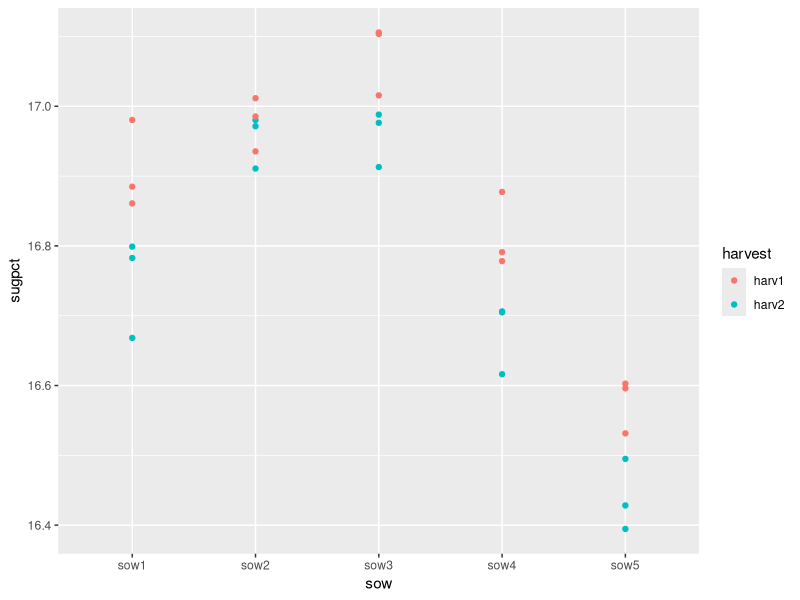
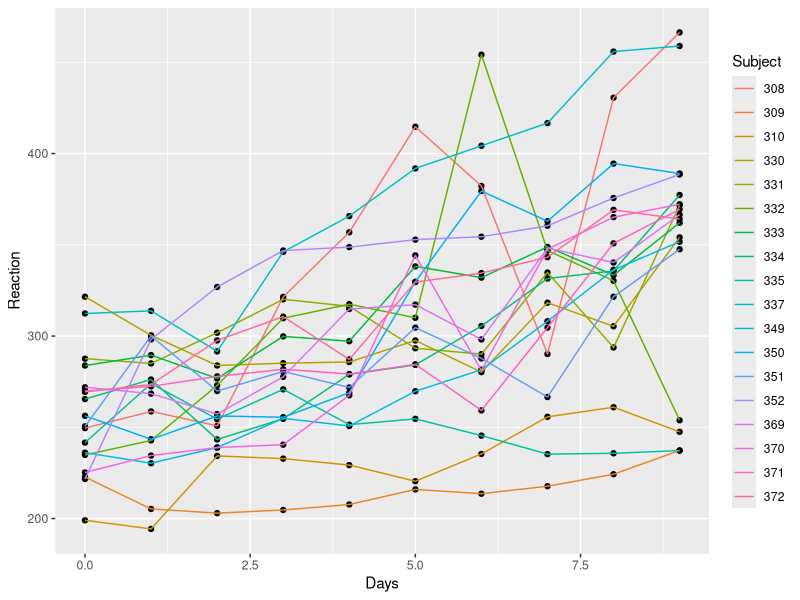
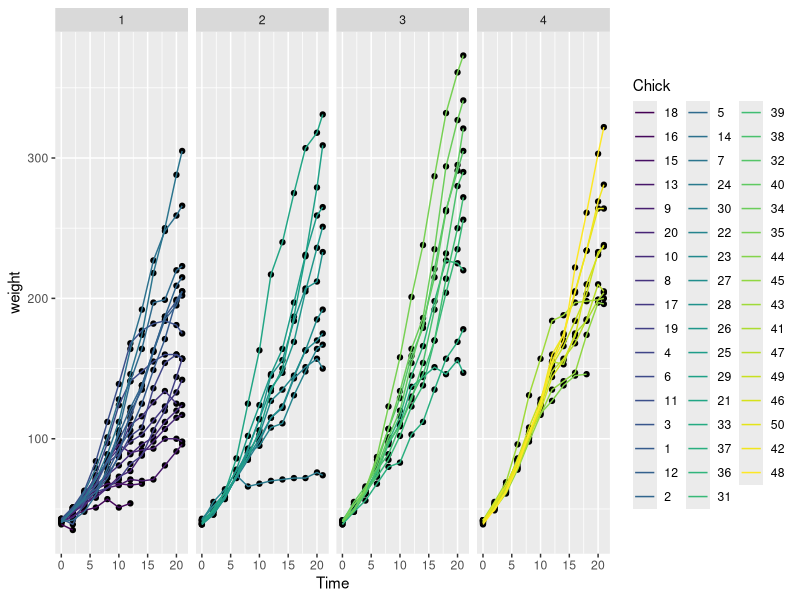

Reproduce these figures in R, in order.
## ---- chunk 1
knitr::opts_chunk$set(
  collapse = TRUE,
  comment = "#>",
  message = FALSE
)
## ---- chunk 2
library(pbkrtest)
library(ggplot2)

## Sugar beets: Does suger content depend on harvest time?

beets |> ggplot(aes(x=sow, y=sugpct, group=harvest)) +
    geom_jitter(aes(color=harvest), width=0)

fm0 <- lmer(sugpct ~ block + sow + harvest + (1|block:harvest), data=beets)
fm1 <- update(fm0, .~. -harvest)

## Is there an effect of harvest time?
an <- anova(fm0, fm1)
pb <- PBmodcomp(fm0, fm1)
kr <- KRmodcomp(fm0, fm1)
sa <- SATmodcomp(fm0, fm1)

tidy(an)
tidy(pb)
tidy(kr)
tidy(sa)


## Sleepstudy: Is there an effect of Days?

sleepstudy |> ggplot(aes(x=Days, y=Reaction, group=Subject)) +
    geom_point() + geom_line(aes(color=Subject))

fm0 <- lmer(Reaction ~ Days + (Days|Subject), data=sleepstudy)
fm1 <- update(fm0, .~. - Days)

an <- anova(fm0, fm1)
pb <- PBmodcomp(fm0, fm1)
kr <- KRmodcomp(fm0, fm1)
sa <- SATmodcomp(fm0, fm1)

tidy(an)
tidy(pb)
tidy(kr)
tidy(sa)

library(ggplot2)

## ChickWeight: Does slope depend on diet?

ChickWeight |> ggplot(aes(x=Time, y=weight, group=Chick)) +
    geom_point() + geom_line(aes(color=Chick)) + facet_grid(~Diet)

fm0 <- lmer(weight ~ Diet + Time + Diet:Time + (Time|Chick), data=ChickWeight)
fm1 <- update(fm0, .~. - Diet:Time)

an <- anova(fm0, fm1)
pb <- PBmodcomp(fm0, fm1)
kr <- KRmodcomp(fm0, fm1)
sa <- SATmodcomp(fm0, fm1)

tidy(an)
tidy(pb)
tidy(kr)
tidy(sa)
